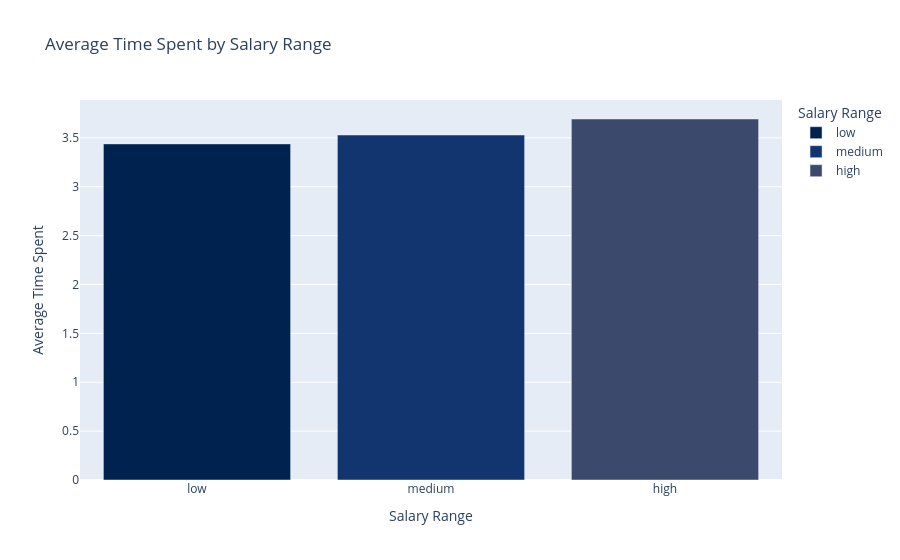

Notebook cell for this chart:
### Markdown cell above
<h1>**Calculating the Average Time Spent in the Company and Plotting it against the Salary Types**</h1>

### Code cell
avg_time_spent = data_cleaned.groupby('Salary_Range')['time_spend_company'].mean().reset_index() #Finding average time spent in company
fig = px.bar(
    avg_time_spent,
    x='Salary_Range',
    y='time_spend_company',
    title='Average Time Spent by Salary Range',
    labels={'Salary_Range': 'Salary Range', 'time_spend_company': 'Average Time Spent'},
    color='Salary_Range', 
    color_discrete_sequence=px.colors.sequential.Cividis  
)
fig.show() #Plotting Average time spent in company against different salary types to see whether it is a factor affecting salary or not

### Figure 1 — Plotly figure (JSON) as saved in the notebook; plotly's stock layout.template omitted (floating-point values rounded to 4 significant figures)
{"data": [{"hovertemplate": "Salary Range=%{x}<br>Average Time Spent=%{y}<extra></extra>", "legendgroup": "low", "marker": {"color": "#00224e", "pattern": {"shape": ""}}, "name": "low", "orientation": "v", "showlegend": true, "textposition": "auto", "type": "bar", "x": ["low"], "xaxis": "x", "y": [3.438], "yaxis": "y"}, {"hovertemplate": "Salary Range=%{x}<br>Average Time Spent=%{y}<extra></extra>", "legendgroup": "medium", "marker": {"color": "#123570", "pattern": {"shape": ""}}, "name": "medium", "orientation": "v", "showlegend": true, "textposition": "auto", "type": "bar", "x": ["medium"], "xaxis": "x", "y": [3.529], "yaxis": "y"}, {"hovertemplate": "Salary Range=%{x}<br>Average Time Spent=%{y}<extra></extra>", "legendgroup": "high", "marker": {"color": "#3b496c", "pattern": {"shape": ""}}, "name": "high", "orientation": "v", "showlegend": true, "textposition": "auto", "type": "bar", "x": ["high"], "xaxis": "x", "y": [3.693], "yaxis": "y"}], "layout": {"barmode": "relative", "legend": {"title": {"text": "Salary Range"}, "tracegroupgap": 0}, "title": {"text": "Average Time Spent by Salary Range"}, "xaxis": {"anchor": "y", "categoryarray": ["low", "medium", "high"], "categoryorder": "array", "domain": [0, 1], "title": {"text": "Salary Range"}}, "yaxis": {"anchor": "x", "domain": [0, 1], "title": {"text": "Average Time Spent"}}}}
